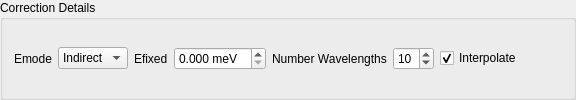
        <widget class="QGroupBox" name="corrDetails">
         <property name="toolTip">
          <string>Correction computation details. By default will be set automatically from the instrument parameters of the input workspace. Modify to override.</string>
         </property>
         <property name="title">
          <string>Correction Details </string>
         </property>
         <layout class="QVBoxLayout" name="verticalLayout">
          <item>
           <layout class="QHBoxLayout" name="horizontalLayout_4">
            <item>
             <widget class="QLabel" name="labelEmode">
              <property name="text">
               <string>Emode</string>
              </property>
             </widget>
            </item>
            <item>
             <widget class="QComboBox" name="cbEmode">
              <property name="toolTip">
               <string>Choose the energy transfer mode. </string>
              </property>
              <item>
               <property name="text">
                <string>Indirect</string>
               </property>
              </item>
              <item>
               <property name="text">
                <string>Direct</string>
               </property>
              </item>
              <item>
               <property name="text">
                <string>Elastic</string>
               </property>
              </item>
              <item>
               <property name="text">
                <string>Efixed</string>
               </property>
              </item>
             </widget>
            </item>
            <item>
             <widget class="QLabel" name="label">
              <property name="text">
               <string>Efixed</string>
              </property>
             </widget>
            </item>
            <item>
             <widget class="QDoubleSpinBox" name="doubleEfixed">
              <property name="enabled">
               <bool>true</bool>
              </property>
              <property name="toolTip">
               <string>Efixed value in mev. </string>
              </property>
              <property name="suffix">
               <string> meV</string>
              </property>
              <property name="decimals">
               <number>3</number>
              </property>
             </widget>
            </item>
            <item>
             <widget class="QLabel" name="lbNwave">
              <property name="text">
               <string>Number Wavelengths</string>
              </property>
             </widget>
            </item>
            <item>
             <widget class="QSpinBox" name="spNwave">
              <property name="toolTip">
               <string>Number of wavelength points to calculate the corrections for.</string>
              </property>
              <property name="minimum">
               <number>1</number>
              </property>
              <property name="value">
               <number>10</number>
              </property>
             </widget>
            </item>
            <item>
             <widget class="QCheckBox" name="cbInterpolate">
              <property name="toolTip">
               <string>Interpolate the corrections as a function of wavelength.</string>
              </property>
              <property name="text">
               <string>Interpolate</string>
              </property>
              <property name="checked">
               <bool>true</bool>
              </property>
             </widget>
            </item>
            <item>
             <spacer name="horizontalSpacer_2">
              <property name="orientation">
               <enum>Qt::Horizontal</enum>
              </property>
              <property name="sizeHint" stdset="0">
               <size>
                <width>40</width>
                <height>20</height>
               </size>
              </property>
             </spacer>
            </item>
           </layout>
          </item>
         </layout>
        </widget>
